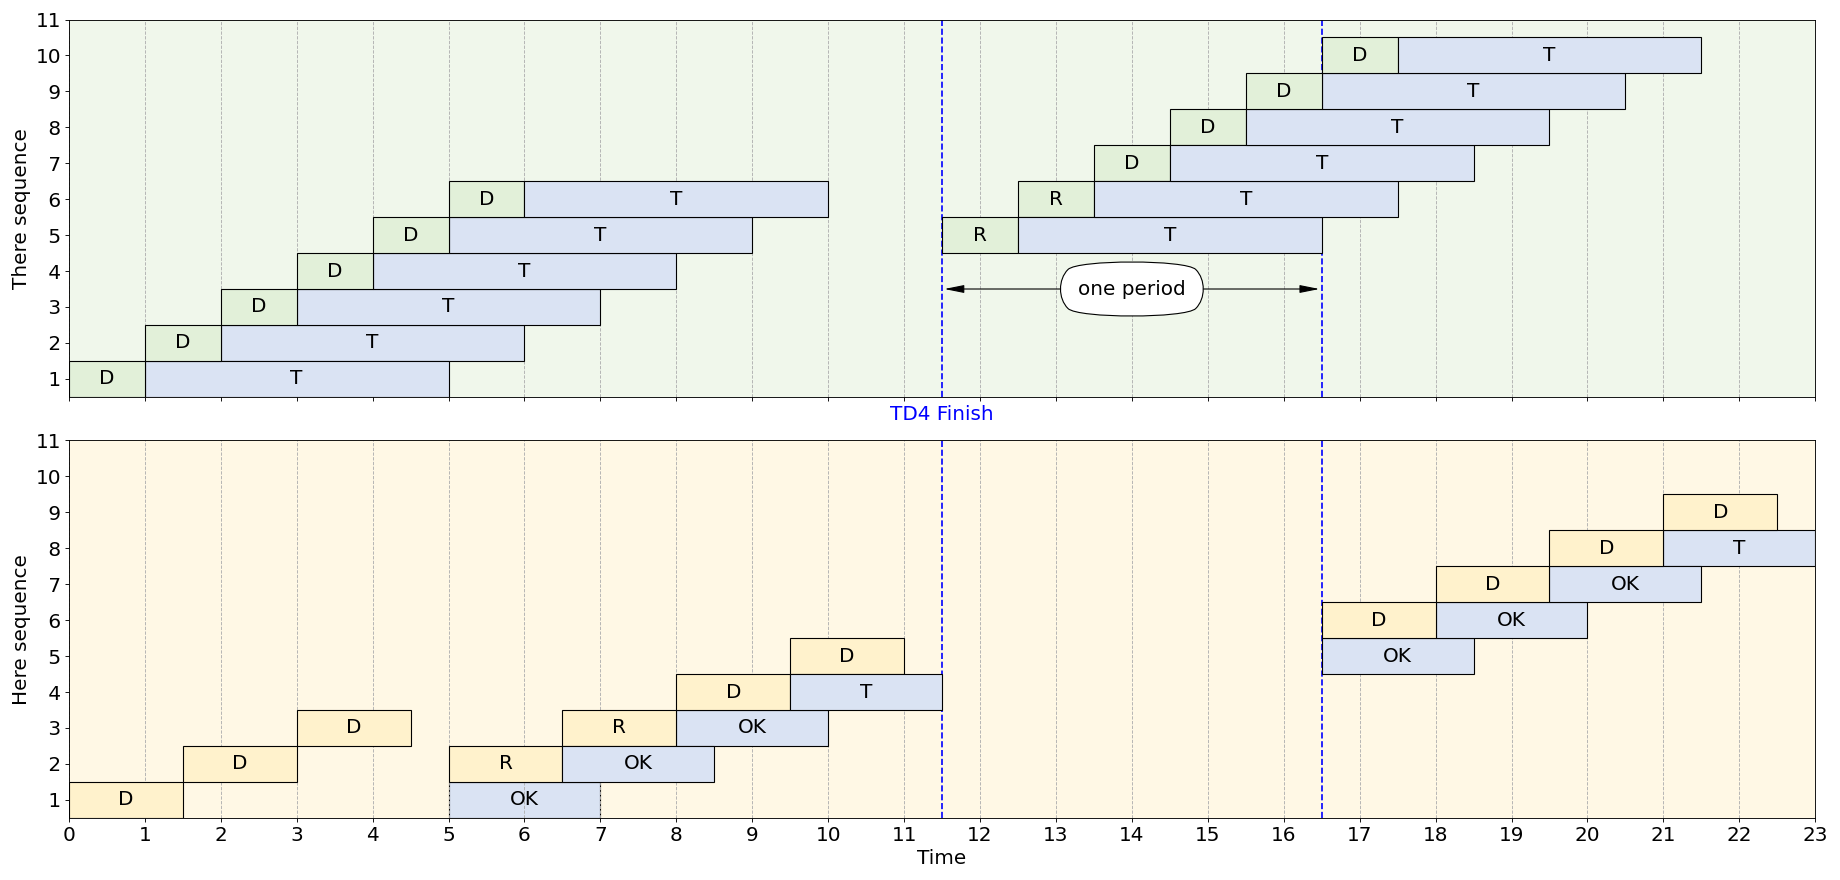

This figure's Python source:
from pipeline.pipeline_parser import PipelineParser
from pipeline.pipeline_drawer import DiagramDrawer


parser = PipelineParser()
parsed = parser.parse_file("example.ppl")

tasks = parsed.arange_tasks()
events = parsed.compute_events()
period = parsed.compute_period()
groups = { 'here': 1, 'there': 0 }
colors = {
    'ThereD': '#E2F0D9', 'HereD': '#FFF2CC',
    'ThereT': '#DAE3F3', 'HereT': '#DAE3F3',
    'here': '#FFF8E5', 'there': '#F0F7EB' }

figure = DiagramDrawer(
        max_ylim=11, ylabel="sequence"
    ).draw(tasks, events, period, groups, colors)
figure.savefig('example.png')
